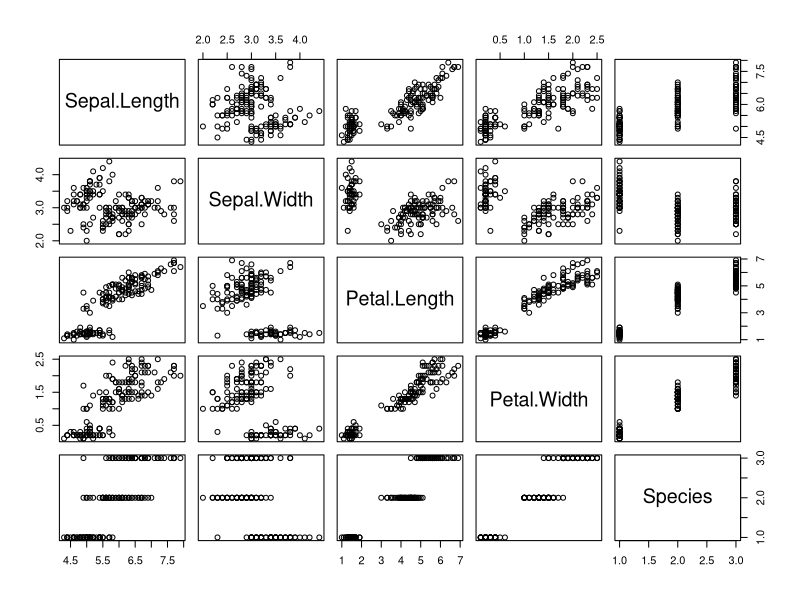
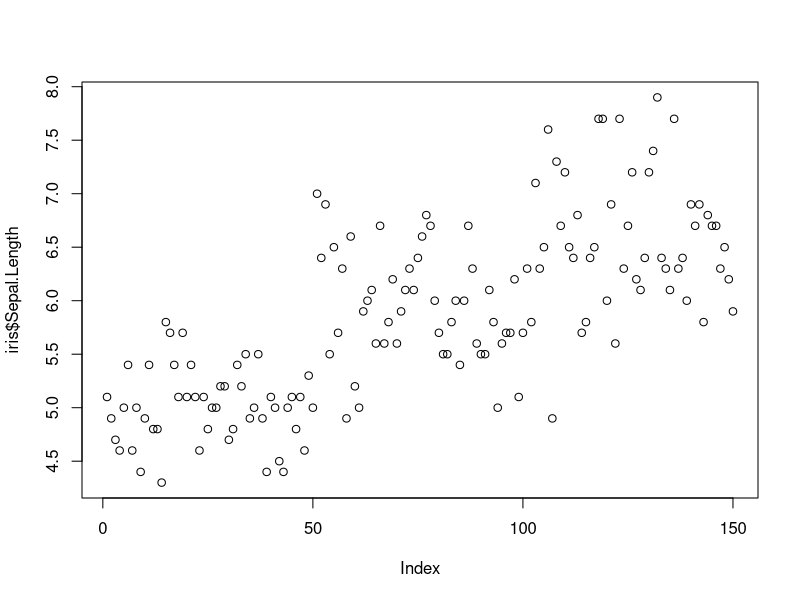
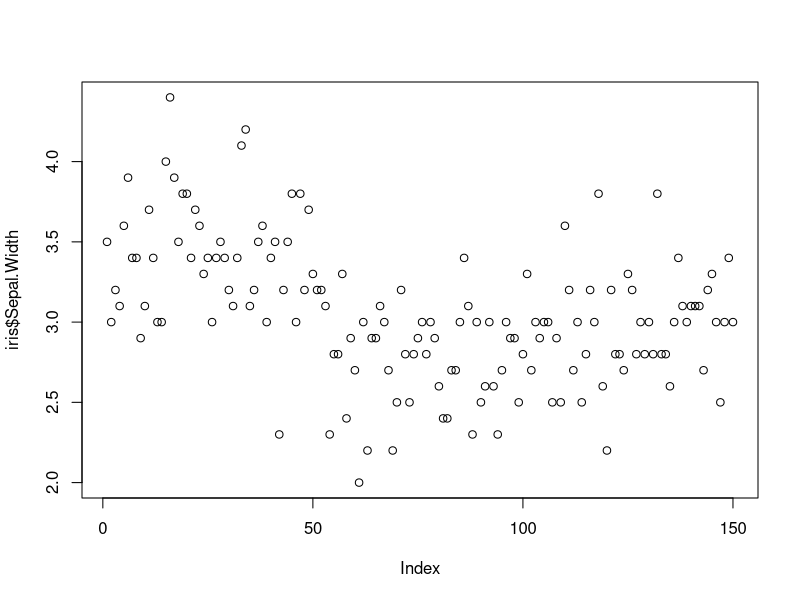
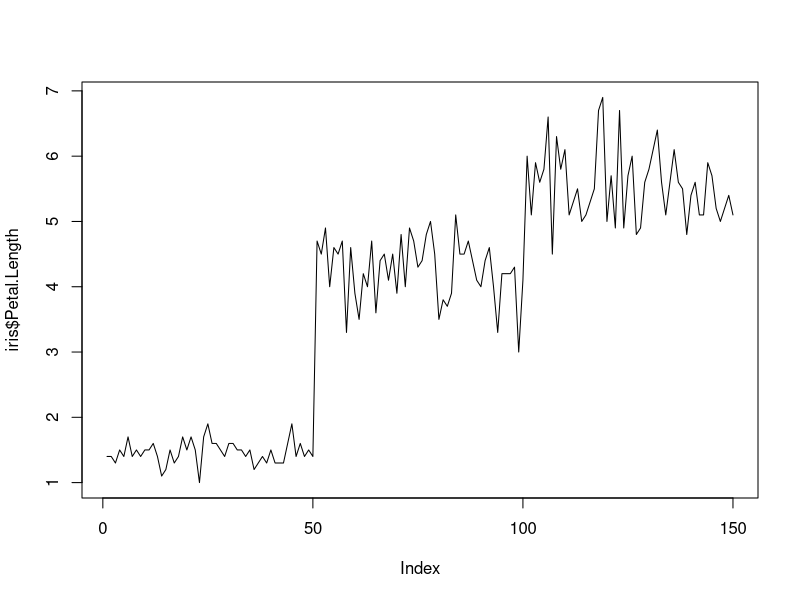
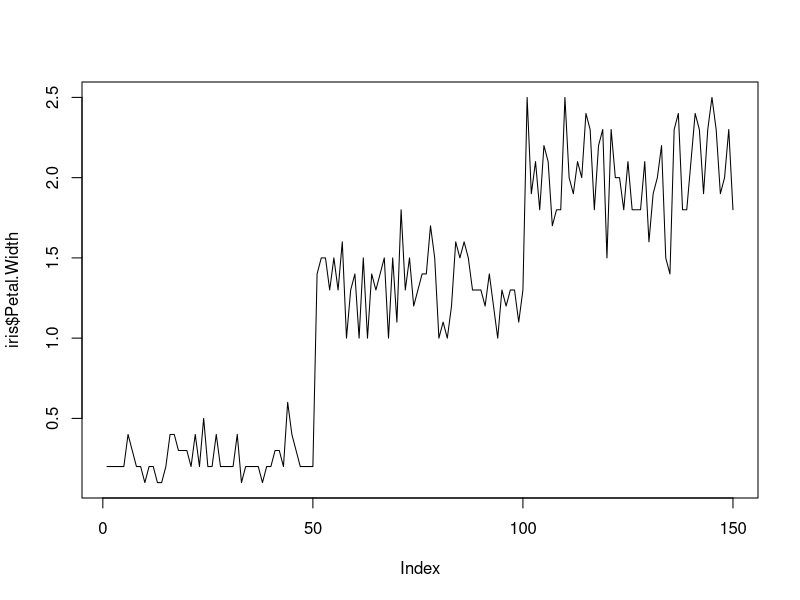
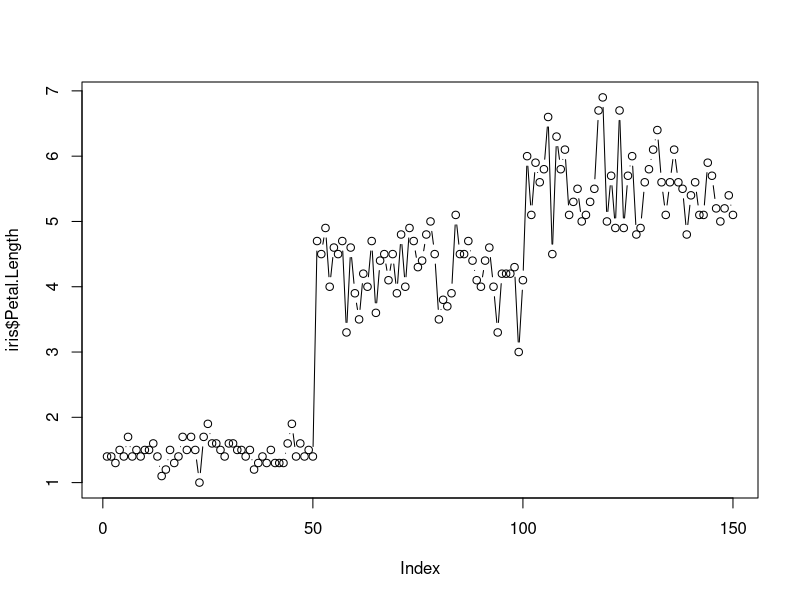
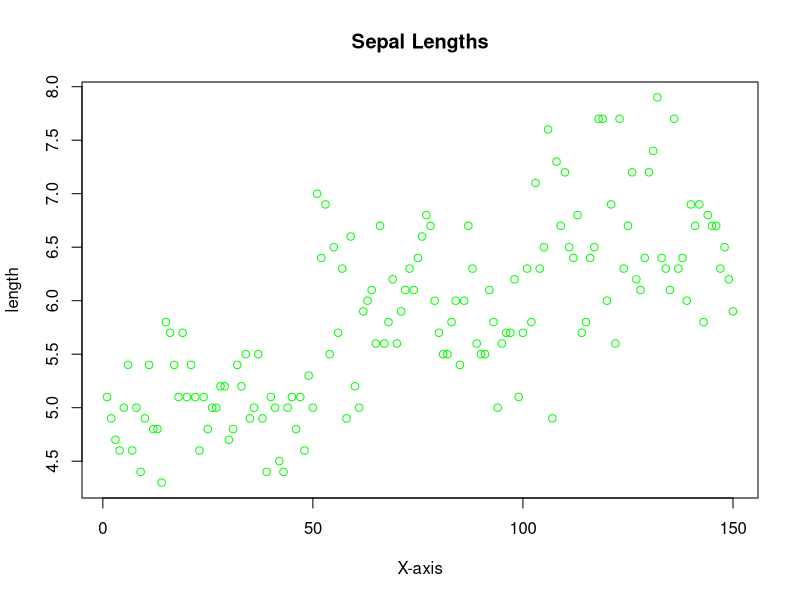
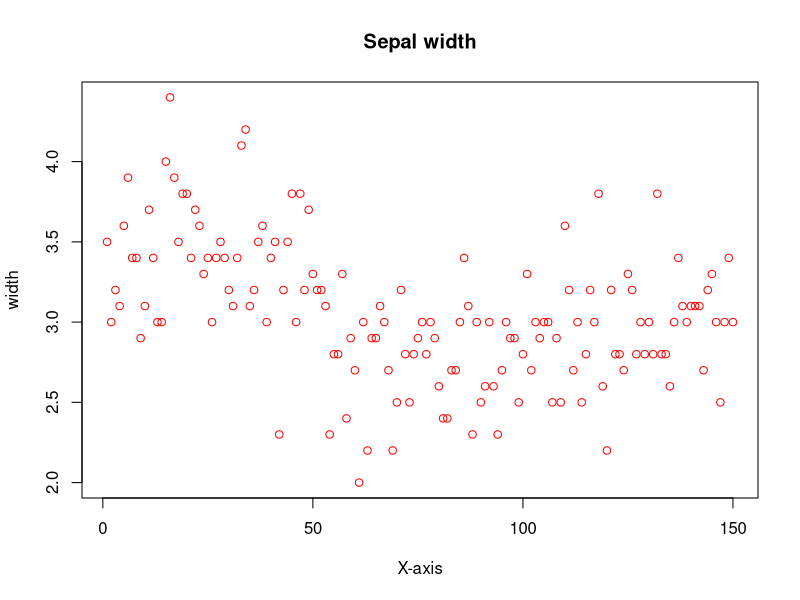

Write the R code that produced these figures, in order.
##R practice with in-built dataset "iris"##

iris<-datasets::iris
head(iris)
tail(iris)

#to choose column
iris$Sepal.Length
iris$Sepal.Width
iris$Petal.Length
iris$Petal.Width
iris$Species
iris[4,5] #to choose a particualr value from the table


#for summary statistics
summary(iris$Petal.Width)# summary for petal width column
summary(iris)    #summary for all columns
summary(iris[3]) #summary for 3rd column


#####Plotting#####

plot(iris)       #plot all columns 
plot(iris$Sepal.Length)   #plots Sepal length column
plot(iris$Sepal.Width)   #plots Sepal Width column

plot(iris$Petal.Length,type='l')       #plots column Petal length as line
plot(iris$Petal.Width,type='l')  #plots column Petal width as line type
plot(iris$Petal.Length,type='b')  #plots in both point and line

#Customising the graphs
plot(iris$Sepal.Length,xlab='X-axis',ylab='length',main='Sepal Lengths',col='green')
plot(iris$Sepal.Width,xlab='X-axis',ylab='width',main='Sepal width',col='red')

#Horizontal Bar Plot
barplot(iris$Petal.Length,ylab='Length',main='Petal Length',col='blue',horiz=F)
barplot(iris$Petal.Width,xlab='Width',main='Petal Width',col='blue',horiz=T)


#Histogram
hist(iris$Sepal.Length)   #histogram with column lat
hist(iris$Petal.Length,xlab='X-axis',ylab='Y-axis',main='Histogram of Petal Length',col='blue')


#Box Plot
boxplot(iris$Sepal.Length)   #plot box with column magnitude
boxplot(iris$Sepal.Width,iris$Sepal.Length)   #multiple columns
boxplot(iris[1:4])     #plotting by range. Here column from 1 to 4 is plotted


#Customising the Graphs' attributes
par(mfrow=c(3,3),mar=c(2,5,2,1),las=1,bty='o')

plot(iris$Sepal.Length)
barplot(iris$Petal.Length)
hist(iris$Sepal.Width)
hist(iris$Petal.Width,xlab='X-axis',ylab='Y-axis',main='Histogram of Petal width',col='blue')
boxplot(iris$Petal.Length)
barplot(iris$Sepal.Length,xlab='X-axis',main='Length of sepal',col='blue',horiz=T)

##AND##

par(mfrow=c(2,4),mar=c(5,4,1,3),las=0,bty='n')

plot(iris$Sepal.Length)
barplot(iris$Petal.Length)
hist(iris$Sepal.Width)
hist(iris$Petal.Width,xlab='X-axis',ylab='Y-axis',main='Histogram of Petal width',col='blue')
boxplot(iris$Petal.Length)
barplot(iris$Sepal.Length,xlab='X-axis',main='Length of sepal',col='blue',horiz=T)

